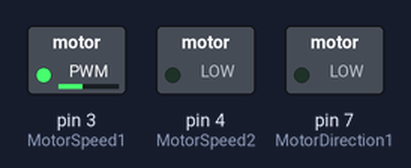
This sketch was run on a simulated Arduino Uno, built with avr-gcc and run on an emulated ATmega328P. Shown: switched loads named in the sketch (green lamp = pin HIGH). Dashed ring = blinking.

Above: at 0.05 s.
Timing chart, 0 to 3.0 s (numbered marks = the images above):
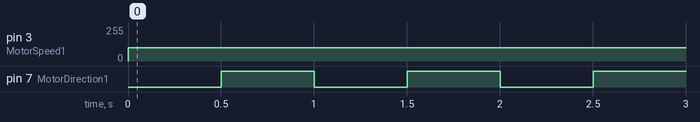

The sketch:

Arduino_code_for_Cytron.ino
```cpp
#define MotorDirection1 7
#define MotorSpeed1 3
#define MotorDirection2 3
#define MotorSpeed2 4

int SpeedVal1 = 100;
int SpeedVal2 = 100;
void setup() {
  pinMode(MotorDirection1, OUTPUT);
  pinMode(MotorSpeed1, OUTPUT);
  pinMode(MotorDirection2, OUTPUT);
  pinMode(MotorSpeed2, OUTPUT);

}

void loop() {

  digitalWrite(MotorDirection1, LOW);
  digitalWrite(MotorDirection2, LOW);

  analogWrite(MotorSpeed1 ,SpeedVal1);
  analogWrite(MotorSpeed2 ,SpeedVal2);
  delay(500);

  analogWrite(MotorSpeed1,0);
  analogWrite(MotorSpeed2,0);

  digitalWrite(MotorDirection1, HIGH);
  digitalWrite(MotorDirection2, HIGH);

  analogWrite(MotorSpeed1,SpeedVal1);
  analogWrite(MotorSpeed2,SpeedVal2);
  delay(500);

  analogWrite(MotorSpeed1,0);
  analogWrite(MotorSpeed2,0);
}
```

Measured:
- by itself, pin 3 (MotorSpeed1): 0/255 → 100/255 at 0.00 s
- by itself, pin 7 (MotorDirection1): alternates HIGH for 0.50 s and LOW for 0.50 s
